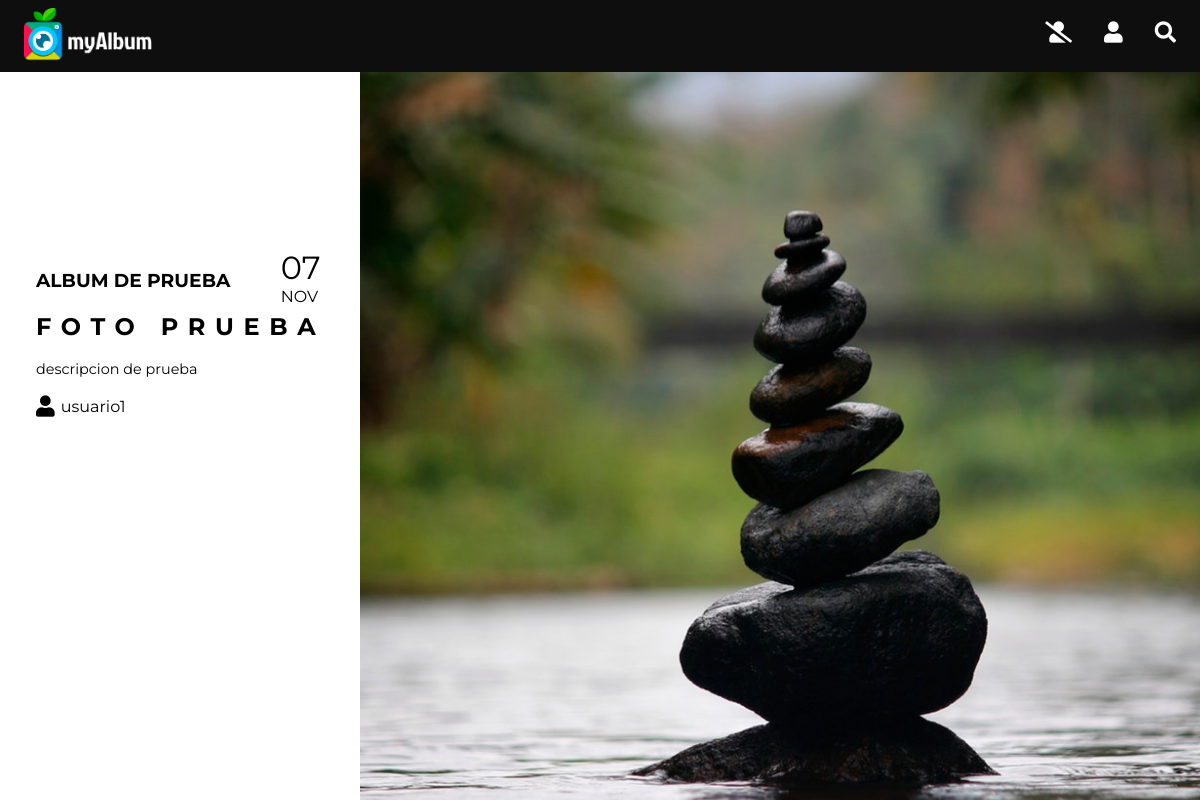
The page /foto.php?foto=1 on the database its author committed.
### tables this page shows
CREATE TABLE `fotos` (
  `IdFoto` int(100) NOT NULL,
  `Titulo` varchar(100) NOT NULL,
  `Descripcion` varchar(10000) NOT NULL,
  `Fecha` date NOT NULL,
  `Pais` int(100) DEFAULT NULL,
  `Album` int(100) NOT NULL,
  `Fichero` varchar(3000) NOT NULL,
  `Alternativo` varchar(200) NOT NULL,
  `FRegistro` time NOT NULL
);

CREATE TABLE `albumes` (
  `IdAlbum` int(100) NOT NULL,
  `Titulo` varchar(100) NOT NULL,
  `Descripcion` varchar(10000) NOT NULL,
  `Usuario` int(100) NOT NULL
);

CREATE TABLE `usuarios` (
  `IdUsuario` int(100) NOT NULL,
  `NomUsuario` varchar(15) NOT NULL,
  `Clave` varchar(15) NOT NULL,
  `Email` varchar(100) NOT NULL,
  `Sexo` varchar(50) NOT NULL,
  `FNacimiento` date NOT NULL,
  `Ciudad` varchar(100) NOT NULL,
  `Pais` int(100) NOT NULL,
  `Foto` varchar(300) DEFAULT NULL,
  `FRegistro` time NOT NULL,
  `Estilo` int(100) NOT NULL
);

### foto.php (the view, shortened to what this page needs)
<!DOCTYPE html>
<html lang="es">
<head>
</head>
<body>
<?php
include('header.php');
require("conexionBD.php");
$sql_num = "SELECT count(*) FROM FOTOS";
$result_fotos = $conexion->query($sql_num);
$fila_fotos = $result_fotos->fetch_assoc();
$id_foto = mysqli_real_escape_string($conexion, $_GET['foto']);
if ((int)$fila_fotos['count(*)'] < (int)$_GET['foto']) {
    header('Location: 404.php');
} else {
    $sql = "SELECT * FROM FOTOS WHERE IdFoto = '$id_foto'";
    $resultados = $conexion->query($sql);
    while ($fila = $resultados->fetch_assoc()) {
        $titulo = $fila['Titulo'];
        $id_album = mysqli_real_escape_string($conexion, $fila['Album']);
        $album_row = $conexion->query("SELECT Titulo,Usuario FROM albumes WHERE IdAlbum = '$id_album'");
        $album_fetch = $album_row->fetch_assoc();
        $id_usuario = mysqli_real_escape_string($conexion, $album_fetch['Usuario']);
        $usuario_row = $conexion->query("SELECT NomUsuario FROM usuarios WHERE IdUsuario = '$id_usuario'");
        $usuario_fetch = $usuario_row->fetch_assoc();
        $descrip = $fila['Descripcion'];
        $fichero = $fila['Fichero'];
        $fecha = $fila['Fecha'];
        list($anyo, $mes, $dia) = explode('-', $fecha);
        $fecha_remp = str_replace("/", "-", $fecha);
        $fecha_format = date("d-m-Y", strtotime($fecha_remp));
        $mes_format = strftime("%B", strtotime($fecha_format));
        $mes_format = strtoupper($mes_format);
        $fecha_correcta = substr($mes_format, 0, 3);
        $url = "img/" . $fichero;
        echo "<div class=\"split-foto dcha-foto\" style=\"background-image:url('$url');\"></div>";
    }
    echo "
<section>
    <div class='split-foto izq-foto'>
        <div class='margin_info_foto'>
            <div class='row''>
                <h3 style=' float: left; width: 80%; margin-top: 7%'>$album_fetch[Titulo]</h3>
                <div style='float: left; width: 10%; margin-bottom: 2%'>
                    <span style='font-size: 2em;'>$dia</span><br>
                    <span>$fecha_correcta</span>
                </div>
                <br>
            </div>
            <h2 style='text-align: left; margin-top: 0; margin-bottom: 0'>$titulo</h2><br>
            <div style='text-align: left' class='fontSize'>$descrip
            </div>
            <br>
            <div><i style='margin-right: 2%;' class='fa fa-user fa-lg'></i><span>$usuario_fetch[NomUsuario]</span></div>
        </div>
    </div>";
}
?>
</section>
</body>
</html>

### css/style.css (style rules this page uses)
body { margin: 0; font-family: 'Montserrat', sans-serif; background-color: #0e0e0e; }
h2 { text-transform: uppercase; letter-spacing: 0.4em; text-align: center; }
h3 { text-align: left; text-transform: uppercase; margin-top: 0; }
::placeholder { color: black; opacity: 0.7; }
.fontSize { font-size: 1em; }
.row { display: table; width: 100%; table-layout: fixed; }
.split-foto { height: 100%; position: fixed; z-index: 1; top: 4.5em; overflow-x: hidden; padding-top: 2em; }
.izq-foto { left: 0; width: 30%; background-color: white; }
.dcha-foto { right: 0; width: 70%; background-repeat: no-repeat; background-position: center; background-size: cover; }
.margin_info_foto { margin: 40% 5% 5% 10%; }
@media only screen and (max-width: 1200px) { .fontSize { font-size: 0.9em; } }

### css/print.css (style rules this page uses)
body { margin: 0; font-family: Georgia, serif; background-color: white; }
h2 { font-family: Georgia, serif; text-transform: uppercase; letter-spacing: 0.4em; text-align: center; }
h3 { font-family: Georgia, serif; text-align: left; text-transform: uppercase; margin-top: 0; }
::placeholder { color: black; opacity: 0.7; }
.row { display: table; width: 100%; table-layout: fixed; }
.margin_info_foto { margin: 50% 5% 5% 10%; }
.split-foto { width: 100%; position: absolute; left: 0; right: 0; z-index: 1; top: 4.5em; overflow-x: hidden; padding-top: 2em; }
.izq-foto { top: 25em; bottom: 0; height: 60%; overflow-y: hidden; }
.dcha-foto { top: 5em; height: 40%; }
.margin_info_foto { margin: 20% 5% 5% 10%; }

### css/altoContraste.css (style rules this page uses)
h2 { font-family: Georgia, serif; text-transform: uppercase; letter-spacing: 0.4em; text-align: center; }
h3 { font-family: Georgia, serif; text-align: left; text-transform: uppercase; margin-top: 0; }
::placeholder { color: black; opacity: 0.7; }
.fontSize { font-size: 1em; }
.row { display: table; width: 100%; table-layout: fixed; }
.split-foto { height: 100%; position: fixed; z-index: 1; top: 4.5em; overflow-x: hidden; padding-top: 2em; }
.izq-foto { left: 0; width: 30%; background-color: white; }
.dcha-foto { right: 0; width: 70%; background-repeat: no-repeat; background-position: center; background-size: cover; }
.margin_info_foto { margin: 40% 5% 5% 10%; }
@media only screen and (max-width: 1200px) { .fontSize { font-size: 0.9em; } }

### rows shown on the page
fotos: Fichero (picture), Fecha "NOV", Titulo "FOTO PRUEBA", Descripcion "descripcion de prueba"
albumes: Titulo "ALBUM DE PRUEBA"
usuarios: NomUsuario "usuario1"

### other values the page prints
$dia "07"
